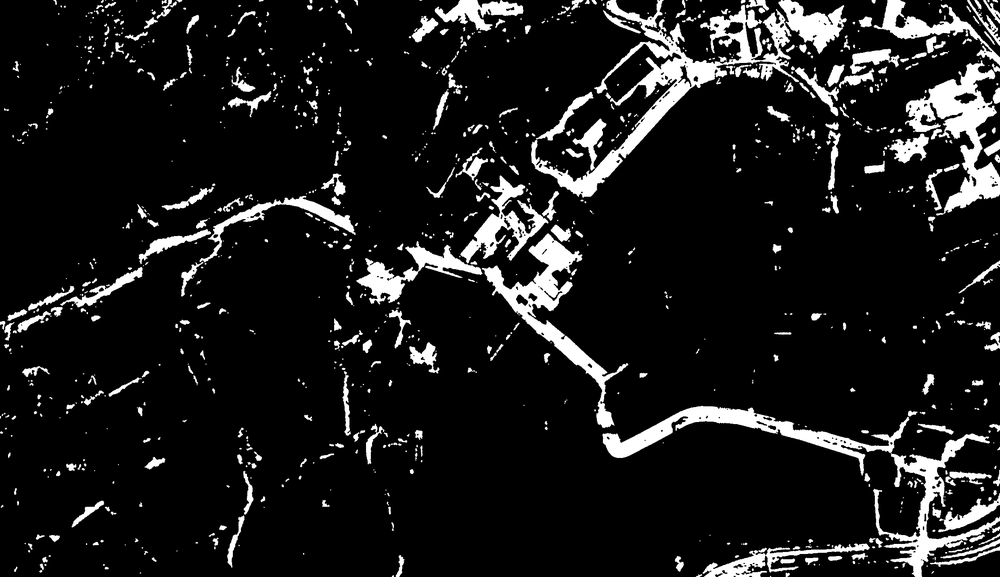
#> input picture debug_road_color_mask.png, 1000 x 577 px, shrunk from 2478 x 1430 before the run; its folder holds only this picture in this run
$ python 04_extract_fat_roads.py --input debug_road_color_mask.png
#> lines starting #> are read from the running program, lines starting #| are printed output that depends on the picture; after the words box and inside, x2 and y2 are one past the last pixel; in counts of white or black regions, pixels touching at a corner belong together
#> in main, img is the input picture: shape (577, 1000, 3); min 0, max 255, mean 26.8
#| [INFO] Image size: 1000 x 577
#!/usr/bin/env python
"""
Planet のスクリーンショットから
「太い道路だけ」をざっくり抽出して可視化するテストスクリプト。

- 入力: RGB 衛星画像 (例: data/tsujiharu_Planet_screenshot.png)
- 出力:
    out_prefix_mask.png      : 2値マスク（太い道路っぽい領域）
    out_prefix_overlay.png   : 元画像に赤で太い道路を重ねた画像
"""

import argparse
import os

import cv2
import numpy as np


def extract_fat_roads(img_bgr: np.ndarray,
                      blur_size: int = 5,
                      open_kernel: int = 7,
                      min_area: int = 200) -> np.ndarray:
    """
    太い道路っぽい領域だけを 255 (白) で残したマスクを返す。

    - blur_size    : ノイズ除去用のガウシアンカーネルサイズ（奇数）
    - open_kernel  : 「細い線を消す」ためのオープニングカーネル（奇数, 7〜11 推奨）
    - min_area     : 連結成分の最小ピクセル数（小さいほど細い線も残る）
    """
#> called with blur_size = 5, open_kernel = 7, min_area = 200
    # 1) コントラスト強調（Planet スクショが白っぽいので少し締める）
    alpha = 1.3
    beta = 10
    img_adj = cv2.convertScaleAbs(img_bgr, alpha=alpha, beta=beta)
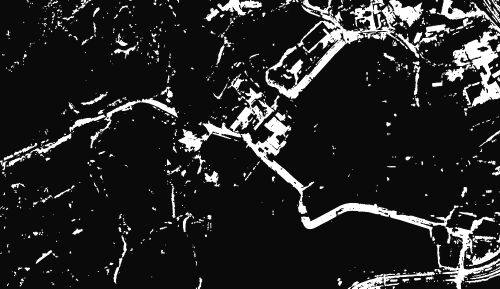
#> img_adj: shape (577, 1000, 3) (shown at 1/2 size); min 10, max 255, mean 37.5

    # 2) グレースケール + 軽いブラー
    gray = cv2.cvtColor(img_adj, cv2.COLOR_BGR2GRAY)
    gray_blur = cv2.GaussianBlur(gray, (blur_size, blur_size), 0)
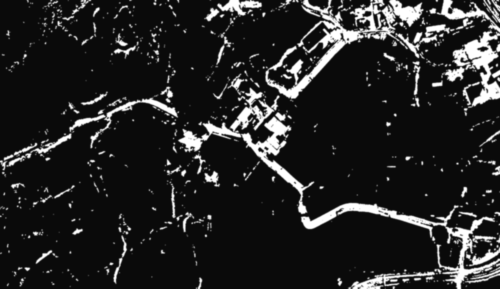
#> gray_blur: shape (577, 1000) (shown at 1/2 size); min 10, max 255, mean 37.5

    # 3) 大まかに「明るい領域」を抽出（道路＋裸地の候補）
    #    道路が周囲より明るい前提で Otsu で二値化
    _, binary = cv2.threshold(
        gray_blur, 0, 255, cv2.THRESH_BINARY + cv2.THRESH_OTSU
    )
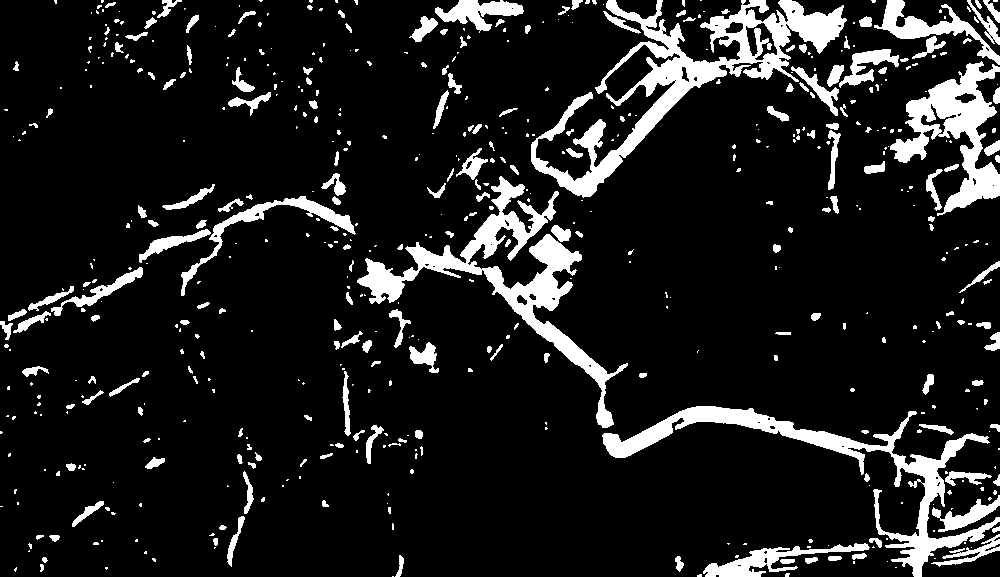
#> binary: shape (577, 1000); 11.7% white; 565 white regions (359 under 20 px), largest, box (x1, y1, x2, y2) and area: (531, 0, 847, 198) 12897, (357, 176, 628, 428) 10216, (602, 406, 1000, 577) 8789

    # 4) 細い線（畦・区画線）を消すため、やや大きめカーネルでオープニング
    kernel = cv2.getStructuringElement(
        cv2.MORPH_ELLIPSE, (open_kernel, open_kernel)
    )
    opened = cv2.morphologyEx(binary, cv2.MORPH_OPEN, kernel, iterations=1)
#> opened: shape (577, 1000); 8.1% white; 109 white regions, largest, box (x1, y1, x2, y2) and area: (906, 63, 1000, 212) 5201, (531, 54, 735, 197) 4620, (484, 234, 610, 387) 4497

    # 5) ギャップを埋めるために軽くクロージング
    closed = cv2.morphologyEx(opened, cv2.MORPH_CLOSE, kernel, iterations=1)
#> closed: shape (577, 1000); 8.5% white; 72 white regions, largest, box (x1, y1, x2, y2) and area: (408, 205, 610, 387) 7726, (891, 63, 1000, 212) 6395, (531, 0, 742, 197) 6313

    # 6) 連結成分で「面積の小さいチリ」を捨てる
    num_labels, labels, stats, centroids = cv2.connectedComponentsWithStats(
        closed, connectivity=8
    )
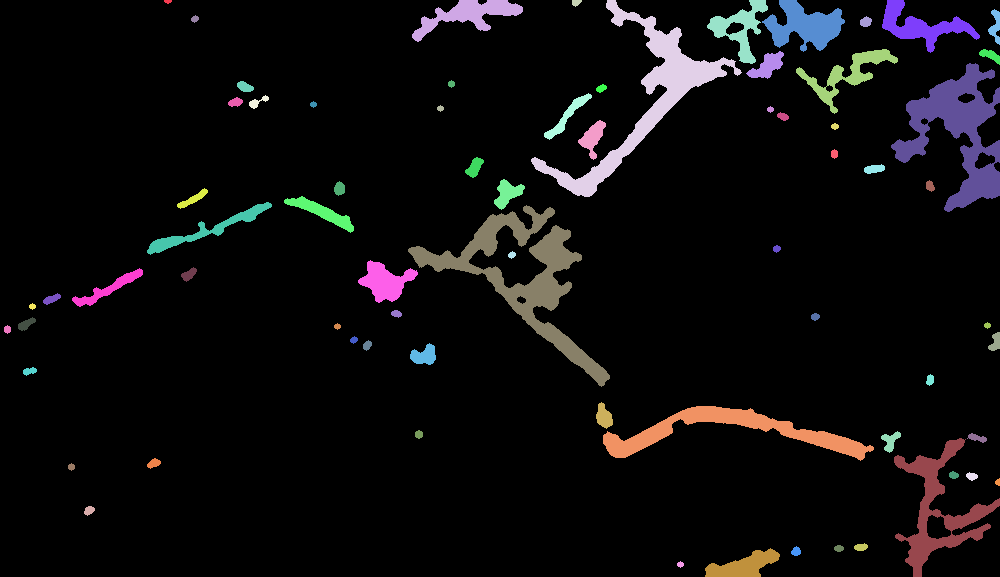
#> labels: shape (577, 1000) int32; 73 distinct labels, from 0 to 72; one colour per label, 0 black
#> num_labels = 73; stats = 73 rows, first 6: [0, 0, 1000, 577, 527836], [164, 0, 8, 4, 24], [412, 0, 111, 42, 1750], [572, 0, 10, 7, 50], [531, 0, 211, 197, 6313], [707, 0, 61, 64, 1384]; centroids = 73 pairs, first value 7 to 997.4, second value 1.08 to 565.1

    mask = np.zeros_like(closed)
    for label in range(1, num_labels):  # 0 は背景
        area = stats[label, cv2.CC_STAT_AREA]
        if area >= min_area:
            mask[labels == label] = 255
#> this loop made 72 passes
#> area on passes 1 to 8: 24, 1750, 50, 6313, 1384, 2287, 1763, 222
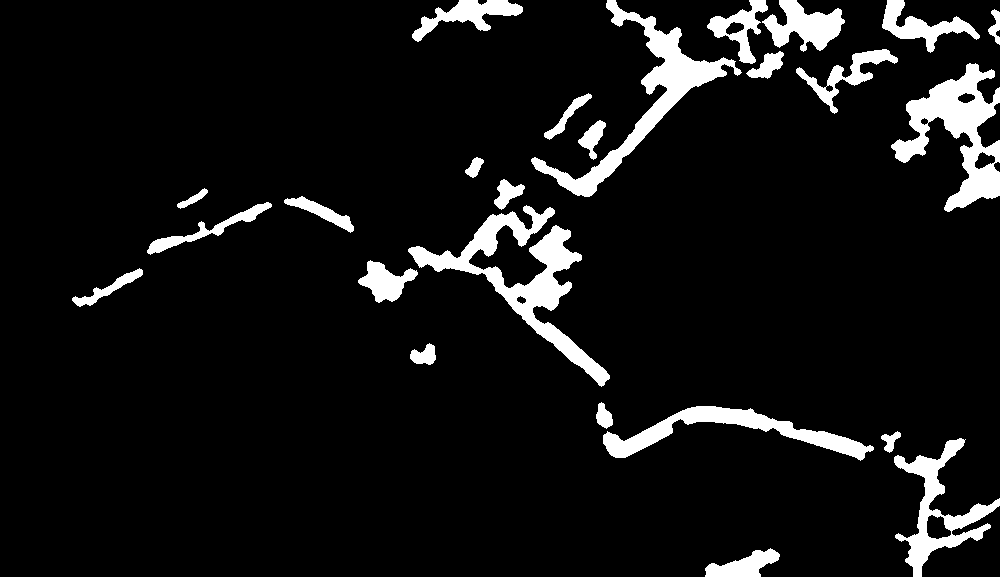
#> mask: shape (577, 1000); 7.9% white; 25 white regions, largest, box (x1, y1, x2, y2) and area: (408, 205, 610, 387) 7726, (891, 63, 1000, 212) 6395, (531, 0, 742, 197) 6313

    return mask


def make_overlay(img_bgr: np.ndarray, mask: np.ndarray, alpha: float = 0.6) -> np.ndarray:
    """
    元画像の上に、mask==255 の部分を赤で重ねた画像を返す。
    """
#> called with alpha = 0.6
    overlay = img_bgr.copy()
    overlay[mask == 255] = (0, 0, 255)  # 赤 (BGR)
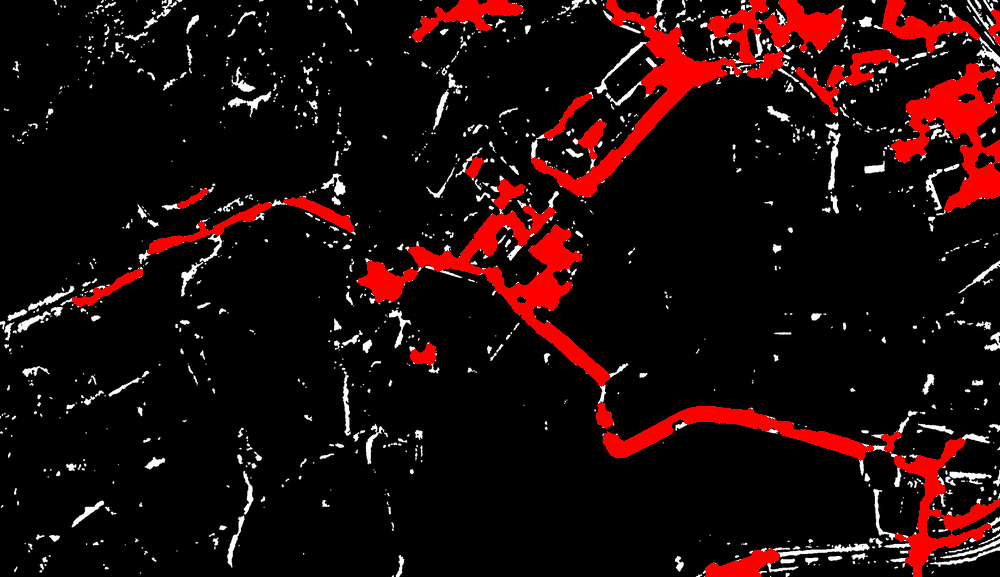
#> overlay: shape (577, 1000, 3); 7.94% of pixels changed, all inside (x1, y1, x2, y2) = (72, 0, 1000, 577)
    blended = cv2.addWeighted(img_bgr, 1 - alpha, overlay, alpha, 0)
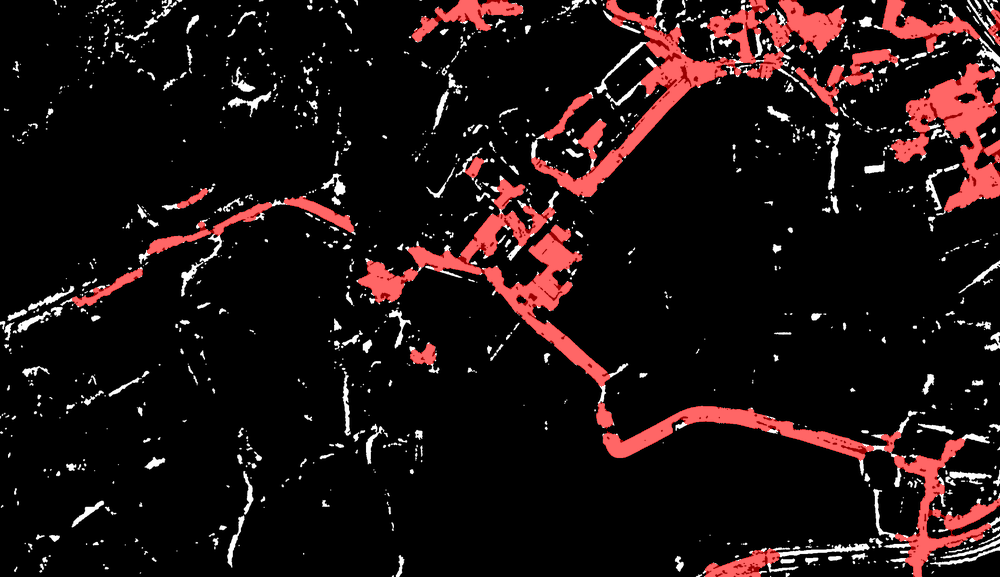
#> blended: shape (577, 1000, 3); mean B, G, R 16.3, 16.3, 28.4
    return blended


def main():
    parser = argparse.ArgumentParser()
    parser.add_argument(
        "--input",
        required=True,
        help="Planet スクショ画像のパス (例: data/tsujiharu_Planet_screenshot.png)",
    )
    parser.add_argument(
        "--out-prefix",
        default="out/tsujiharu_roads",
        help="出力ファイル名のプレフィックス",
    )
    parser.add_argument("--blur-size", type=int, default=5)
    parser.add_argument("--open-kernel", type=int, default=7)
    parser.add_argument("--min-area", type=int, default=200)
    args = parser.parse_args()

    os.makedirs(os.path.dirname(args.out_prefix), exist_ok=True)

    img = cv2.imread(args.input, cv2.IMREAD_COLOR)
    if img is None:
        raise FileNotFoundError(args.input)

    print("[INFO] Image size:", img.shape[1], "x", img.shape[0])

    mask = extract_fat_roads(
        img,
        blur_size=args.blur_size,
        open_kernel=args.open_kernel,
        min_area=args.min_area,
    )
    overlay = make_overlay(img, mask)

    mask_path = f"{args.out_prefix}_mask.png"
    overlay_path = f"{args.out_prefix}_overlay.png"

    cv2.imwrite(mask_path, mask)
    cv2.imwrite(overlay_path, overlay)

    n_pixels = int(mask.sum() / 255)
#> n_pixels = 45836
    print(f"[INFO] Saved mask to {mask_path}")
    print(f"[INFO] Saved overlay to {overlay_path}")
    print(f"[INFO] White pixels in mask: {n_pixels}")
#| [INFO] White pixels in mask: 45836


if __name__ == "__main__":
    main()

$ run again, on debug_road_mask.png
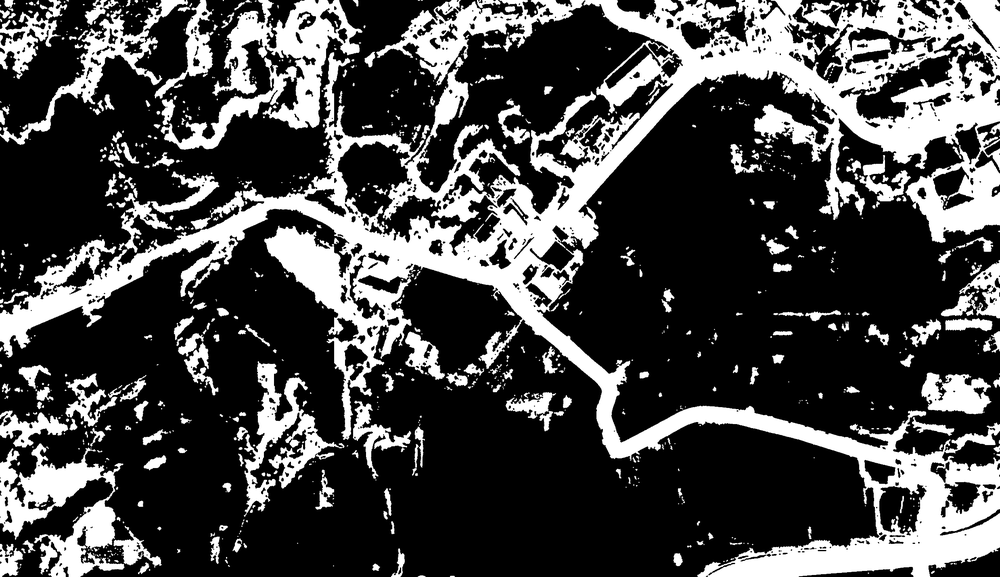
#> input picture debug_road_mask.png, 1000 x 577 px, shrunk from 2478 x 1430 before the run
#> in main, img is the input picture: shape (577, 1000, 3); min 0, max 255, mean 72.3
#| [INFO] Image size: 1000 x 577
#> binary: shape (577, 1000); 30.3% white; 374 white regions (225 under 20 px), largest, box (x1, y1, x2, y2) and area: (0, 0, 1000, 577) 120264, (161, 0, 362, 150) 9931, (0, 444, 161, 577) 8478
#> opened: shape (577, 1000); 26.2% white; 171 white regions, largest, box (x1, y1, x2, y2) and area: (0, 0, 1000, 577) 85733, (836, 0, 1000, 76) 5074, (270, 0, 357, 129) 4705
#> closed: shape (577, 1000); 27.8% white; 90 white regions (1 under 20 px), largest, box (x1, y1, x2, y2) and area: (0, 0, 1000, 577) 105642, (165, 0, 360, 150) 10125, (852, 149, 1000, 243) 5539
#> in extract_fat_roads, `num_labels, labels, stats, centroids = cv2.connectedComponentsWithStat..`:
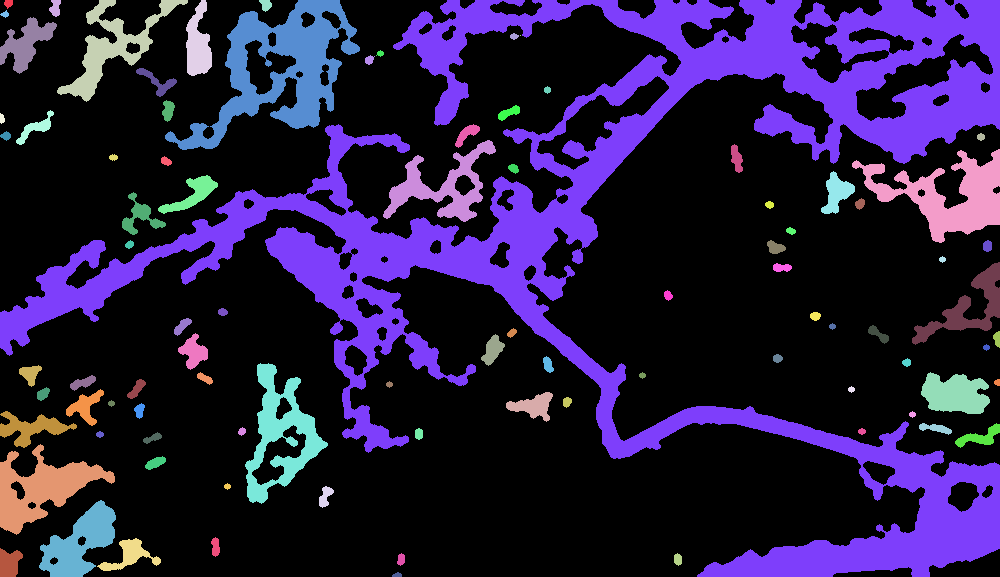
#> labels: shape (577, 1000) int32; 91 distinct labels, from 0 to 90; one colour per label, 0 black
#> num_labels = 91; stats = 91 rows, first 6: [0, 0, 1000, 577, 416757], [4, 0, 9, 9, 58], [49, 0, 12, 17, 141], [57, 0, 131, 102, 3289], [186, 0, 26, 76, 1282], [259, 0, 13, 12, 104]; centroids = 91 pairs, first value 1.66 to 996.9, second value 3.03 to 574.5
#> the loop in extract_fat_roads, `for label in range(1, num_labels):` made 90 passes
#> area on passes 1 to 8: 58, 141, 3289, 1282, 104, 10125, 105642, 39
#> in make_overlay, `blended = cv2.addWeighted(img_bgr, 1 - alpha, overlay, alpha, 0)`:
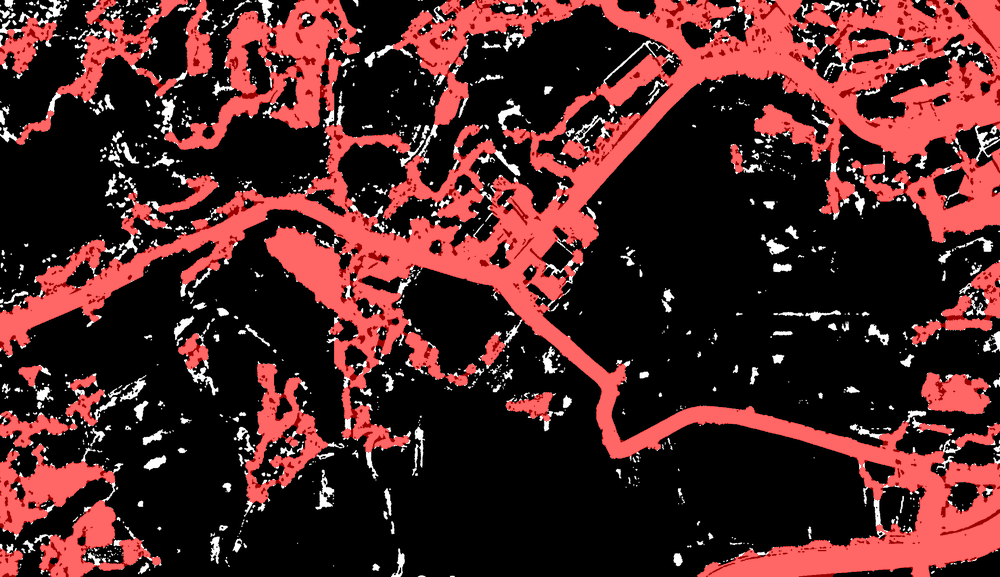
#> blended: shape (577, 1000, 3); mean B, G, R 35.8, 35.8, 77
#> n_pixels = 155518
#| [INFO] White pixels in mask: 155518

$ run again, on sam_roads_mask.png
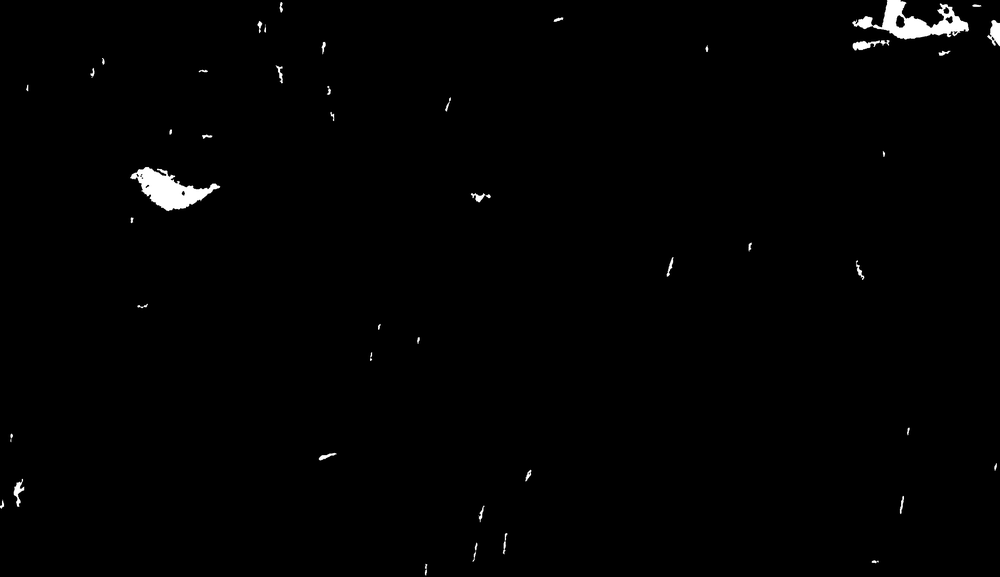
#> input picture sam_roads_mask.png, 1000 x 577 px, shrunk from 2478 x 1430 before the run
#> in main, img is the input picture: shape (577, 1000, 3); min 0, max 255, mean 2.2
#| [INFO] Image size: 1000 x 577
#> in extract_fat_roads, `_, binary = cv2.threshold( gray_blur, 0, 255, cv2.THRESH_BINARY + cv2...`:
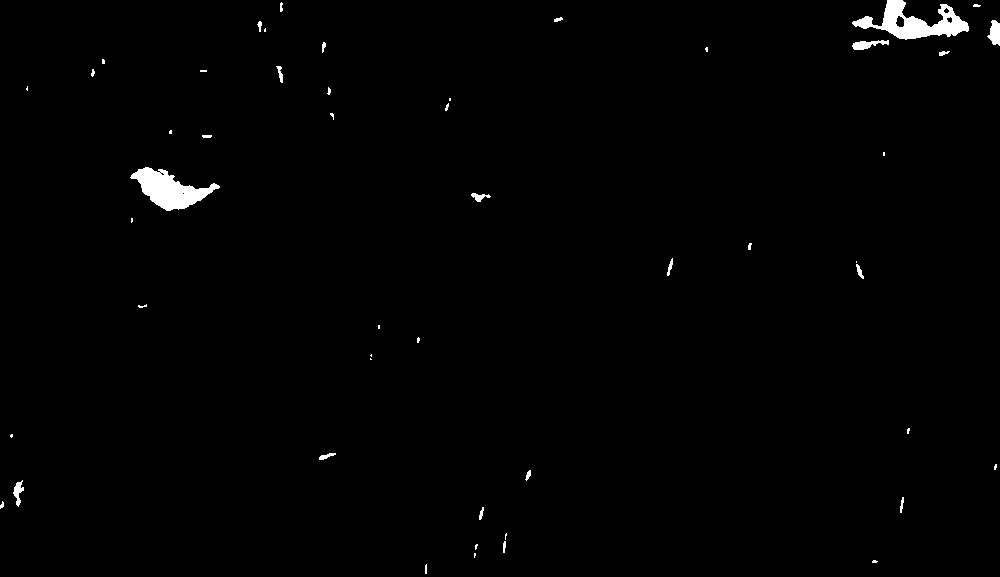
#> binary: shape (577, 1000); 0.94% white; 50 white regions (26 under 20 px), largest, box (x1, y1, x2, y2) and area: (852, 0, 969, 40) 2005, (130, 167, 220, 211) 1871, (987, 20, 1000, 46) 226
#> opened: shape (577, 1000); 0.69% white; 7 white regions, largest, box (x1, y1, x2, y2) and area: (132, 167, 218, 211) 1799, (882, 0, 969, 40) 1624, (989, 21, 1000, 45) 207
#> closed: shape (577, 1000); 0.7% white; 7 white regions, largest, box (x1, y1, x2, y2) and area: (132, 167, 218, 211) 1811, (882, 0, 969, 40) 1665, (989, 21, 1000, 45) 207
#> labels: shape (577, 1000) int32; 8 distinct labels, from 0 to 7
#> num_labels = 8; stats = [[0, 0, 1000, 577, 572953], [882, 0, 87, 40, 1665], [856, 16, 16, 13, 151], [989, 21, 11, 24, 207], [853, 41, 18, 9, 127], [132, 167, 86, 44, 1811], [475, 195, 7, 7, 33], [14, 485, 8, 9, 53]]; centroids = [[499, 289.3], [918.5, 23.32], [864.3, 22.18], [994.8, 32.88], [861.2, 45.13], [169.1, 189.7], [478, 198], [17.38, 489.2]]
#> the loop in extract_fat_roads, `for label in range(1, num_labels):` made 7 passes
#> area on passes 1 to 7: 1665, 151, 207, 127, 1811, 33, 53
#> in make_overlay, `overlay[mask == 255] = (0, 0, 255)`:
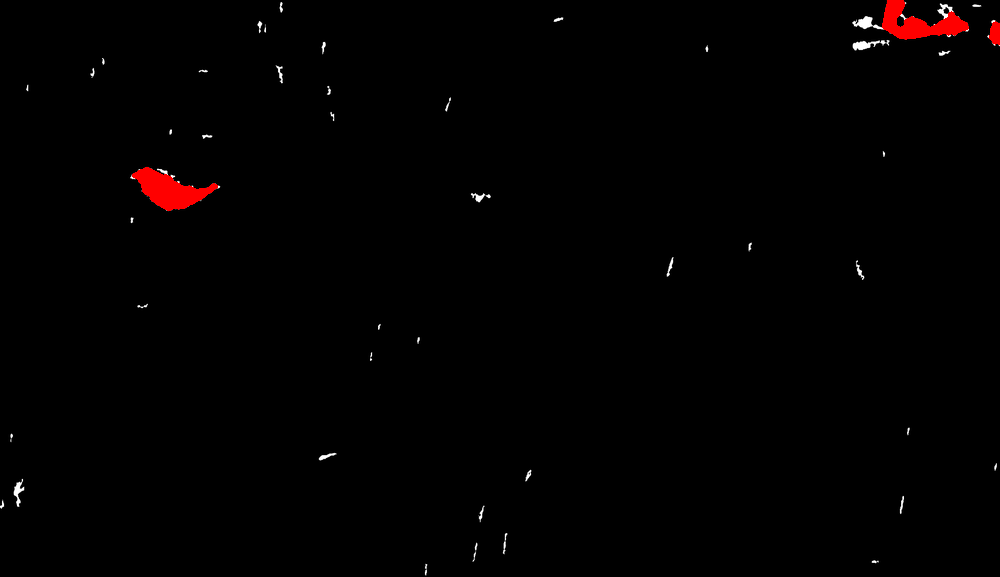
#> overlay: shape (577, 1000, 3); 0.64% of pixels changed, all inside (x1, y1, x2, y2) = (132, 0, 1000, 211)
#> n_pixels = 3683
#| [INFO] White pixels in mask: 3683
